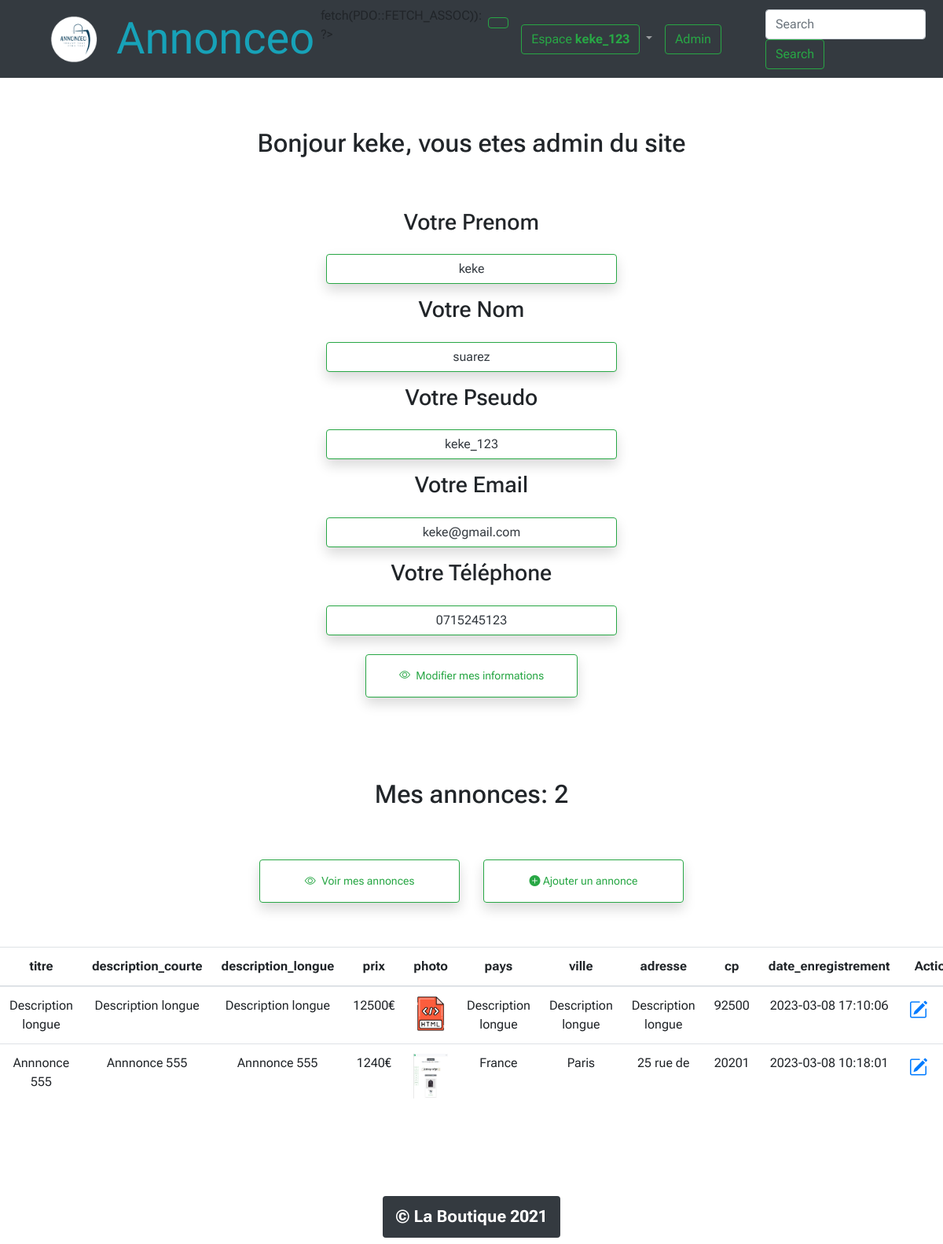
/profil.php?action=see (signed in), run on an earlier commit of the app's database.
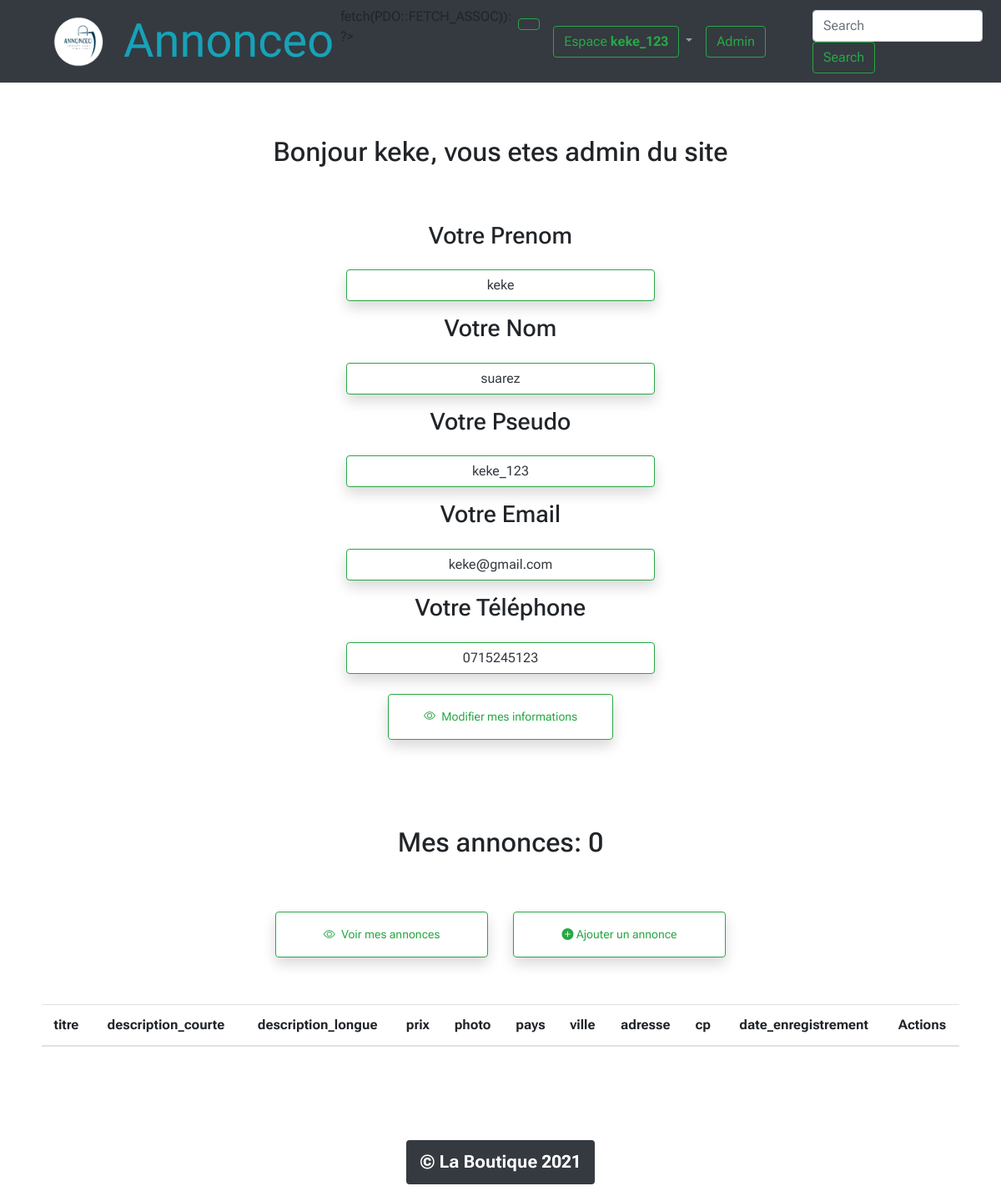
And on a later commit of the database.
### tables this page shows
CREATE TABLE IF NOT EXISTS `annonce` (
  `id_annonce` int NOT NULL AUTO_INCREMENT,
  `titre` varchar(255) NOT NULL,
  `description_courte` varchar(255) NOT NULL,
  `description_longue` text NOT NULL,
  `prix` int NOT NULL,
  `photo` varchar(200) NOT NULL,
  `pays` varchar(20) NOT NULL,
  `ville` varchar(20) NOT NULL,
  `adresse` varchar(50) NOT NULL,
  `cp` int NOT NULL,
  `membre_id` int DEFAULT NULL,
  `photo_id` int DEFAULT NULL,
  `categorie_id` int DEFAULT NULL,
  `date_enregistrement` datetime NOT NULL,
  PRIMARY KEY (`id_annonce`),
  UNIQUE KEY `photo_id` (`photo_id`),
  KEY `membre_id` (`membre_id`) USING BTREE,
  KEY `categorie_id` (`categorie_id`) USING BTREE
);

### include/fonctions.php (called while the page is built, shortened)
<?php
function internauteConnecte(){
    if(!isset($_SESSION['membre'])){
        return FALSE;
    }else{
        return TRUE;
    }
}
function internauteConnecteAdmin(){
    if(internauteConnecte() && $_SESSION['membre']['statut'] == 1){
        return TRUE;
    }else{
        return FALSE;
    }
}

### profil.php (the view, shortened to what the changed rows need)
<?php
require_once('include/init.php');
$id_membre = $_SESSION['membre']['id_membre'];
$stmt = $pdo->prepare("SELECT COUNT(*) FROM annonce WHERE membre_id = ?");
$stmt->execute([$id_membre]);
$nbAnnonces = $stmt->fetchColumn();
require_once('include/header.php');
?>
    <h2 class="text-center my-5 display-5">
        <div class="p-3 text-underline">Bonjour <?= (internauteConnecteAdmin()) ? $_SESSION['membre']['prenom'] . ", vous etes admin du site" : $_SESSION['membre']['prenom'] ?></div>
    </h2>
    <div class="col-11 col-lg-4 text-center mx-auto">
        <ul class="list-group">
        </ul>
    </div>
    <div class="col-3 mx-auto py-2 justify-content-center mb-5">
        <a href='modif_profil.php?action=profil&id_membre=<?= $id_membre = $_SESSION['membre']['id_membre']?>'>
        </a>
    </div>
    <h2 class="text-center py-5">Mes annonces: <?= $nbAnnonces?></h2>
    <div class="d-lg-flex mx-auto col-lg-6">
        <div class="col mx-auto py-2 justify-content-center">
        </div>
        <div class="col mx-auto py-2 justify-content-center">
        </div>
    </div>
    <?php if (isset($_GET['action']) && $_GET['action'] == 'see'): ?>
        <table class="table table-white text-center rounded-1 mt-5 col-11 mx-auto">
            <?php $afficheAnnonces = $pdo->query("SELECT * FROM annonce WHERE membre_id = $id_membre ORDER BY date_enregistrement DESC ");?>
            <thead class="col-12">
                <tr class="col-12">
                    <?php for($i = 0; $i < $afficheAnnonces->columnCount(); $i++):
                        $colonne = $afficheAnnonces->getColumnMeta($i); ?>
                        <?php if($colonne['name'] != 'membre_id' && $colonne['name'] != 'photo_id' && $colonne['name'] != 'categorie_id' && $colonne['name'] != 'id_annonce'): ?>
                            <th class=""><?= $colonne['name']?></th>
                        <?php endif; ?>
                    <?php endfor ;?>
                    <th colspan=2>Actions</th>
                </tr>
            </thead>
            <tbody>
                <?php while($annonce = $afficheAnnonces->fetch(PDO::FETCH_ASSOC)): ?>
                <tr>
                    <?php foreach($annonce as $indice => $value): ?>
                        <?php if ($indice != 'membre_id' && $indice != 'photo_id' && $indice != 'categorie_id' && $indice != 'id_annonce'): ?>
                            <?php if($indice == 'prix'):?>
                                <td> <?php echo $value . '€' ?> </td>
                            <?php elseif($indice == 'photo'):?>
                                <td><img class="img-fluid" src="<?= URL . 'img/' . $value ?>" width="200" loading="lazy"></td>
                            <?php else:?>
                                <td> <?php echo $value ?> </td>
                            <?php endif; ?>
                        <?php endif; ?>
                    <?php endforeach; ?>
                    <td><a href='?action=update&id_annonce=<?= $annonce['id_annonce']?>'><i class="bi bi-pencil-square" style="font-size: 1.5rem;"></i></a></td>
                    <td><a href='fiche_annonce.php?id_annonce=<?= $annonce['id_annonce'] ?>'><i class="bi bi-eye" style="font-size: 1.5rem;"></i></a></td>
                </tr>
                <?php endwhile; ?>
            </tbody>
        </table>
    <?php endif; ?>
<?php require_once('include/footer.php') ?>

What changed in the data, as far as the page shows it:
removed annonce: titre "Description longue", description_courte "Description longue", description_longue "Description longue", prix "12500", photo (picture), pays "Description longue", ville "Description longue", adresse "Description longue", cp "92500", date_enregistrement "2023-03-08 17:10:06"
removed annonce: titre "Annnonce 555", description_courte "Annnonce 555", description_longue "Annnonce 555", prix "1240", photo (picture), pays "France", ville "Paris", adresse "25 rue de", cp "20201", date_enregistrement "2023-03-08 10:18:01"
Also different on the page:
$nbAnnonces: "2" → "0"
